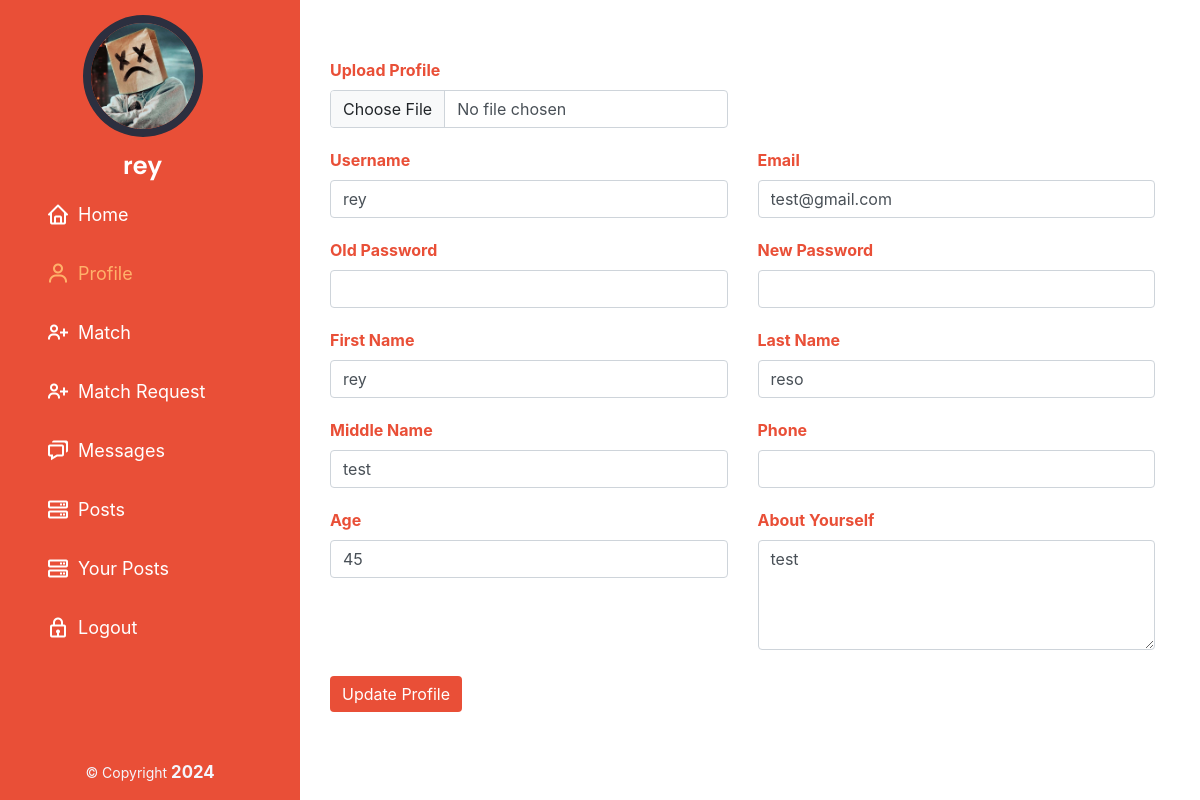
Page /profile/index.php (signed in) on the committed database.
### tables this page shows
CREATE TABLE `users` (
  `user_id` int(11) NOT NULL,
  `username` varchar(255) DEFAULT NULL,
  `email` varchar(255) DEFAULT NULL,
  `password` text NOT NULL,
  `first_name` varchar(255) DEFAULT NULL,
  `last_name` varchar(255) DEFAULT NULL,
  `middle_name` varchar(255) DEFAULT NULL,
  `age` int(11) DEFAULT NULL,
  `about_yourself` text DEFAULT NULL,
  `phone` varchar(255) DEFAULT NULL,
  `profile` varchar(255) DEFAULT NULL,
  `user_salt` text DEFAULT NULL,
  `status` int(11) NOT NULL DEFAULT 1 COMMENT '0 = inactive, 1 = active',
  `type` int(11) DEFAULT 3 COMMENT '1=admin, 2=teacher, 3=student',
  `create_at` timestamp NOT NULL DEFAULT current_timestamp()
);

### classes.php (called while the page is built, shortened)
<?php
class User {
	protected $table_name = "users";
	public function getUserData($user_id) {
		$database = new Database();
		$user_id = intval($user_id);
		$query = "SELECT * FROM `".$this->table_name."` WHERE user_id = $user_id";
		$result = $database->emteDirectQuery($query, 'select');
        return $result;
	}
}
?>

### database.php (called while the page is built, shortened)
 <?php
class Database
{
    protected $_conn;
    public function open(){
        $conn = mysqli_connect(HOST, DB_USERNAME, DB_PASSWORD, DB_NAME);
        $this->_conn = $conn;
    }
    public function emteDirectQuery($sql ='', $type='select'){
        $status = null;
        $result = mysqli_query($this->_conn, $sql);
        switch ($type) {
            case 'select':
                if (mysqli_num_rows($result) > 0) {
                    while($row = mysqli_fetch_assoc($result)) {
                        $status[] = $row;
                    }
                }
                break;
        }
        return $status;
    }
}
?>

### profile/index.php (the view, shortened to what this page needs)
<?php
require_once('../database.php');
require_once('../classes.php');
$page_title = "Profile";
$user = new User();
$user_data = $user->getUserData($_SESSION['match_made_data']['user_id']);
include '../partials/header.php';
?>
  <div class="main">
  	<div class="container">
	  	<div class="row mt-5">
	  		<div class="col-lg-9 col-md-9 offset-lg-3 offset-md-3 box">
	  			<form method="POST" action="" enctype="multipart/form-data">
            <div class="row">
              <div class="col-lg-6 form-group">
                <label class="form-label" for="profile">Upload Profile</label>
                <input type="file" name="profile" id="profile" onchange="loadFile(event)" class="form-control">
              </div>
              <div class="col-lg-6">
              </div>
            </div>
            <div class="row">
              <div class="col-sm form-group">
                <label class="form-label" for="username">Username</label>
                <input type="text" class="form-control" id="email" name="username" value="<?= isset($user_data[0]['username']) ? $user_data[0]['username'] : '' ?>" />
              </div>
              <div class="col-sm form-group">
                <label class="form-label" for="email">Email</label>
                <input type="email" class="form-control" id="email" name="email" value="<?= isset($user_data[0]['email']) ? $user_data[0]['email'] : '' ?>" />
              </div>
            </div>
            <div class="row">
              <div class="col-sm form-group">
                <label class="form-label" for="old-password">Old Password</label>
                <input type="password" class="form-control" id="old-password" name="old_password" />
              </div>
              <div class="col-sm form-group">
                <label class="form-label" for="new-password">New Password</label>
                <input type="password" class="form-control" id="new-password" name="new_password" />
              </div>
            </div>
            <div class="row">
              <div class="col-sm form-group">
                <label class="form-label" for="first-name">First Name</label>
                <input type="text" class="form-control" id="first-name" name="first_name" value="<?= isset($user_data[0]['first_name']) ? $user_data[0]['first_name'] : '' ?>" />
              </div>
              <div class="col-sm form-group">
                <label class="form-label" for="last-name">Last Name</label>
                <input type="text" class="form-control" id="last-name" name="last_name" value="<?= isset($user_data[0]['last_name']) ? $user_data[0]['last_name'] : '' ?>" />
              </div>
            </div>
            <div class="row">
              <div class="col-sm form-group">
                <label class="form-label" for="middle-name">Middle Name</label>
                <input type="text" class="form-control" id="middle-name" name="middle_name" value="<?= isset($user_data[0]['middle_name']) ? $user_data[0]['middle_name'] : '' ?>"/>
              </div>
              <div class="col-sm form-group">
                <label class="form-label" for="phone">Phone</label>
                <input type="text" class="form-control" id="phone" name="phone" value="<?= isset($user_data[0]['phone']) ? $user_data[0]['phone'] : '' ?>" />
              </div>
            </div>
            <div class="row">
              <div class="col-sm form-group">
                <label class="form-label" for="age">Age</label>
                <input type="number" class="form-control" id="age" name="age" value="<?= isset($user_data[0]['age']) ? $user_data[0]['age'] : '' ?>"/>
              </div>
              <div class="col-sm form-group">
                <label class="form-label" for="about-yourself">About Yourself</label>
                <textarea class="form-control" rows="4" id="about-yourself" name="about_yourself"><?= isset($user_data[0]['about_yourself']) ? $user_data[0]['about_yourself'] : '' ?></textarea>
              </div>
            </div>
            <div class="mt-3" style="text-align: left;">
              <button type="submit" class="btn btn-primary">Update Profile</button>
            </div>
          </form>
	  		</div>
	  	</div>
	 </div>
  </div>
  <?php include '../partials/sidebar.php'; ?>
  <?php include '../partials/footer.php'; ?>

### partials/sidebar.php (shortened to what this page needs)
<header id="header">
  <div class="d-flex flex-column">
    <?php if(isset($user_data)): ?>
    <div class="profile">
      <a href="<?php echo base_url.'profile'; ?>"><img src="<?php if(isset($user_data[0]['profile'])){echo base_url.$user_data[0]['profile'];}else{echo base_url.'uploads/profile/profile.png';} ?>" alt="" class="img-fluid rounded-circle"></a>
      <h1 class="text-light"><a href="<?php echo base_url.'profile'; ?>"><?php echo $user_data[0]['username']; ?></a></h1>
    </div>
    <?php endif; ?>
    <nav id="navbar" class="nav-menu navbar">
      <ul>
        <li><a href="<?php echo base_url; ?>" class="nav-link scrollto <?php if(strtolower($page_title) == 'home'){echo 'active';}  ?>"><i class="bx bx-home"></i> <span>Home</span></a></li>
        <?php if(isset($user_data)): ?>
        <li><a href="<?php echo base_url.'profile'; ?>" class="nav-link scrollto <?php if(strtolower($page_title) == 'profile'){echo 'active';}  ?>"><i class="bx bx-user"></i> <span>Profile</span></a></li>
        <li><a href="<?php echo base_url.'match'; ?>" class="nav-link scrollto <?php if(strtolower($page_title) == 'match'){echo 'active';}  ?>"><i class="bx bx-user-plus"></i> <span>Match</span></a></li>
        <li><a href="<?php echo base_url.'match/match-requests.php'; ?>" class="nav-link scrollto <?php if(strtolower($page_title) == 'match requests'){echo 'active';}  ?>"><i class="bx bx-user-plus"></i> <span>Match Request</span></a></li>
        <li><a href="<?php echo base_url.'message/messages.php'; ?>" class="nav-link scrollto <?php if(strtolower($page_title) == 'messages' || strtolower($page_title) == 'message'){echo 'active';}  ?>"><i class="bx bx-chat"></i> <span>Messages</span></a></li>
        <li><a href="<?php echo base_url.'posts'; ?>" class="nav-link scrollto <?php if(strtolower($page_title) == 'posts'){echo 'active';}  ?>"><i class="bx bx-server"></i> <span>Posts</span></a></li>
        <li><a href="<?php echo base_url.'posts/your-posts.php'; ?>" class="nav-link scrollto <?php if(strtolower($page_title) == 'your posts'){echo 'active';}  ?>"><i class="bx bx-server"></i> <span>Your Posts</span></a></li>
        <li><a href="<?php echo base_url.'logout.php'; ?>" class="nav-link scrollto"><i class="bx bx-lock"></i> <span>Logout</span></a></li>
        <?php endif; ?>
      </ul>
    </nav>
  </div>
</header>

### assets/css/style.css (style rules this page uses)
body { font-family: "Open Sans", sans-serif; color: #272829; }
p, span { font-size: 1.2em; }
a { color: #FFB26B; text-decoration: none; }
h1, h2, h3, h4, h5, h6 { font-family: "Raleway", sans-serif; }
.profile { border-radius: 5px; }
.flex-column { margin-right: 15px; }
label { font-weight: bold; color: #e94f37 !important; }
input { border: 1px solid #DDE6ED; padding: 10px; border-radius: 5px; }
.btn-primary { background-color: #e94f37 !important; border: none !important; }
#header { position: fixed; top: 0; left: 0; bottom: 0; width: 300px; transition: all ease-in-out 0.5s; z-index: 9997; transition: all 0.5s; padding: 0 15px; background: #e94f37; overflow-y: auto; }
#header .profile img { margin: 15px auto; display: block; width: 120px; border: 8px solid #2c2f3f; }
#header .profile h1 { font-size: 24px; margin: 0; padding: 0; font-weight: 600; -moz-text-align-last: center; text-align-last: center; font-family: "Poppins", sans-serif; }
#header .profile h1 a, #header .profile h1 a:hover { color: #fff; text-decoration: none; }
.container, .container-fluid { padding-left: 30px; padding-right: 30px; }
.nav-menu { padding: 30px 0 0 0; }
.nav-menu * { margin: 0; padding: 0; list-style: none; }
.nav-menu>ul>li { position: relative; white-space: nowrap; }
.nav-menu a, .nav-menu a:focus { display: flex; align-items: center; color: #fff; padding: 12px 15px; margin-bottom: 8px; transition: 0.3s; font-size: 15px; }
.nav-menu a i, .nav-menu a:focus i { font-size: 24px; padding-right: 8px; color: #fff; }
.nav-menu a:hover, .nav-menu .active, .nav-menu .active:focus, .nav-menu li:hover>a { text-decoration: none; color: #FFB26B; }
.nav-menu a:hover i, .nav-menu .active i, .nav-menu .active:focus i, .nav-menu li:hover>a i { color: #FFB26B; }

### profile/index.php (style rules this page uses)
.form-group { margin-top: 10px; margin-bottom: 10px; }

### rows in the picture
users: username "rey", email "test@gmail.com", first_name "rey", last_name "reso", middle_name "test", age "45", about_yourself "test", profile (picture)
